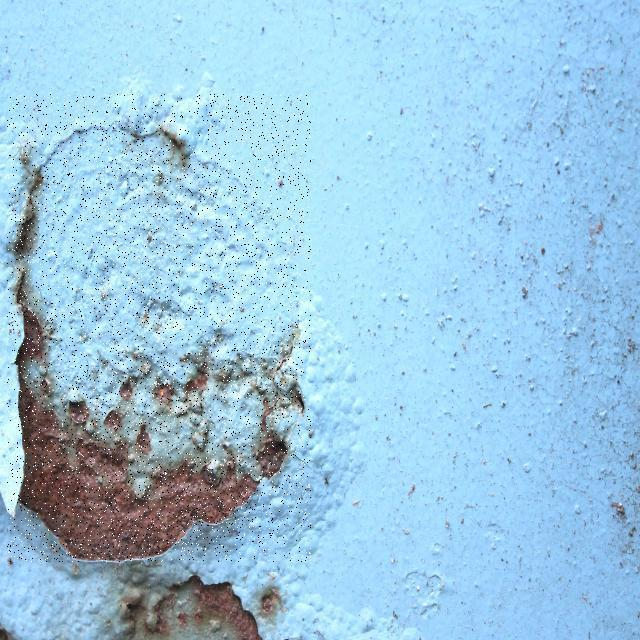
#> input picture testimage.jpg, 640 x 640 px
$ python -i StellCor_1.py   (imports and definitions only)
#> lines starting #> are read from the running program, lines starting #| are printed output that depends on the picture
# -*- coding: utf-8 -*-
"""
Created on Sun Feb 23 18:28:55 2025

@author: Afaq Ahmad
"""

import os
import numpy as np
import tensorflow as tf
from tensorflow.keras.applications import AlexNet
from tensorflow.keras.preprocessing.image import ImageDataGenerator
from sklearn.svm import SVC
from sklearn.multiclass import OneVsRestClassifier
from sklearn.metrics import accuracy_score
import cv2
import matplotlib.pyplot as plt
from skimage import filters

# Define dataset path
output_folder = 'Numbereddata_classified_images'
categories = ['Level-01', 'Level-02', 'Level-03', 'Level-04', 'Level-05',
              'Level-06', 'Level-07', 'Level-08', 'Level-09', 'Level-10']

# Load images and assign labels based on folder names
# [1 line that did not run here, left out]
# [1 line that did not run here, left out]

# Load AlexNet model
# [1 line that did not run here, left out]

# Extract features using the fully connected layer 'fc7'
feature_layer = 'fc7'
# [1 line that did not run here, left out]

# Get labels
# [1 line that did not run here, left out]

# Train SVM classifier using extracted features
classifier = OneVsRestClassifier(SVC(kernel='linear'))
# [1 line not run here, left out]

# Load and preprocess test image
def process_image(img_path):
#> called with img_path = 'testimage.jpg'
    img = cv2.imread(img_path)
#> img is the input picture: shape (640, 640, 3); mean B, G, R 223.2, 198.8, 156.2
    gray_img = cv2.cvtColor(img, cv2.COLOR_BGR2GRAY)
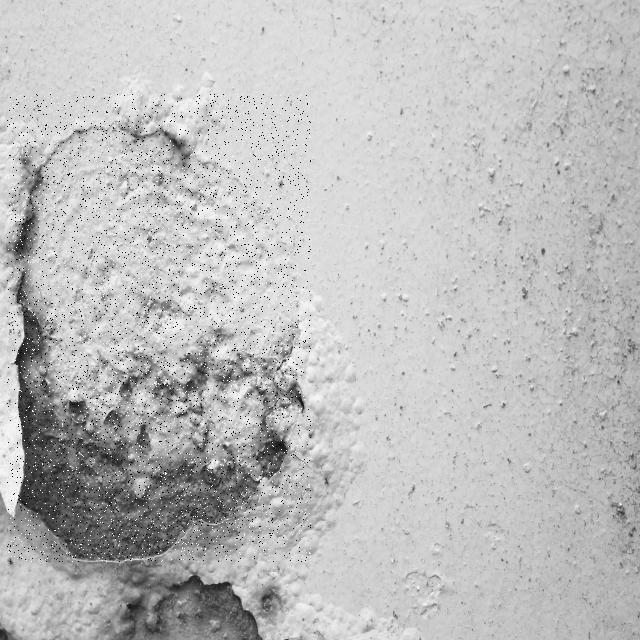
#> gray_img: shape (640, 640); min 0, max 255, mean 188.9
    return img, gray_img

# Corrosion detection
def detect_corrosion(gray_img, technique='Canny'):
    if technique == 'Canny':
        edge_map = filters.canny(gray_img)
    elif technique == 'Sobel':
        edge_map = filters.sobel(gray_img)
    elif technique == 'Prewitt':
        edge_map = filters.prewitt(gray_img)
    elif technique == 'Roberts':
        edge_map = filters.roberts(gray_img)
    else:
        raise ValueError('Unknown technique. Use Canny, Sobel, Prewitt, or Roberts.')

    corrosion_mask = cv2.dilate(edge_map.astype(np.uint8), np.ones((3, 3), np.uint8), iterations=2)
    corrosion_mask = cv2.morphologyEx(corrosion_mask, cv2.MORPH_CLOSE, np.ones((3, 3), np.uint8))
    corrosion_mask = cv2.morphologyEx(corrosion_mask, cv2.MORPH_OPEN, np.ones((3, 3), np.uint8))
    return corrosion_mask, edge_map

# Predict corrosion level
def predict_corrosion_level(img_path):
    img, gray_img = process_image(img_path)
    corrosion_mask, edge_map = detect_corrosion(gray_img)
    corrosion_area_pixels = np.sum(corrosion_mask)
    total_pixels = corrosion_mask.size
    corrosion_percentage = (corrosion_area_pixels / total_pixels) * 100

    img_resized = cv2.resize(img, (227, 227))
    img_resized = np.expand_dims(img_resized, axis=0)
    img_features = net.predict(img_resized)
    predicted_label = classifier.predict(img_features)

    return img, edge_map, corrosion_mask, corrosion_percentage, predicted_label

# Display results
def display_results(img, edge_map, corrosion_mask, corrosion_percentage, predicted_label):
    plt.figure(figsize=(10, 10))
    plt.subplot(2, 2, 1)
    plt.imshow(cv2.cvtColor(img, cv2.COLOR_BGR2RGB))
    plt.title('Original Image')
    plt.subplot(2, 2, 2)
    plt.imshow(edge_map, cmap='gray')
    plt.title('Edge Detection')
    plt.subplot(2, 2, 3)
    plt.imshow(cv2.cvtColor(img, cv2.COLOR_BGR2RGB))
    plt.contour(corrosion_mask, colors='r', linewidths=2)
    plt.title(f'Corrosion Area: {corrosion_percentage:.2f}%')
    plt.subplot(2, 2, 4)
    plt.imshow(cv2.cvtColor(img, cv2.COLOR_BGR2RGB))
    plt.title(f'AlexNet Classification Result: {predicted_label[0]}')
    plt.show()

# Example usage
img_path = 'testimage.jpg'
# [1 line that did not run here, left out]
# [1 line not run here, left out]

>>> import cv2
>>> picture = cv2.imread('testimage.jpg', cv2.IMREAD_GRAYSCALE)
#> picture: shape (640, 640); min 0, max 255, mean 188.9
>>> result = detect_corrosion(picture)
#> (the run stopped early here; a loop or call above may not have finished)
